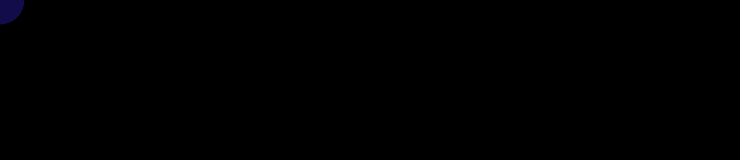
Frame 1 (no input)
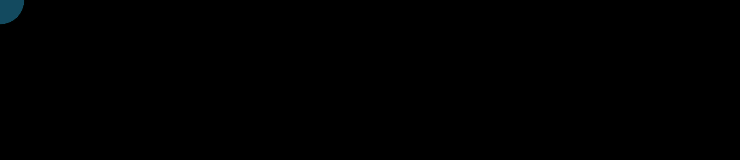
Frame 60 (no input)
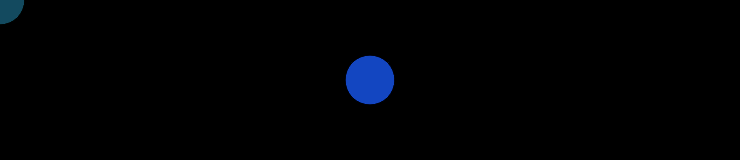
Frame 120 (the mouse pressed at the canvas centre since frame 60)

The p5.js sketch that drew these frames (run headless with seeded random() and noise() and a simulated clock; from frame 60 on, the mouse is pressed at the canvas centre):

// p5.js sketch
// ── sketch.js
function setup() {
  createCanvas(740, 160);
  background(0);

}


function draw() {
  let r = random(65);
  let g = random(150);
  let b = random(255);

  fill(r, g, b, 100);
  ellipse(mouseX, mouseY, 50, 50);
  
} 
